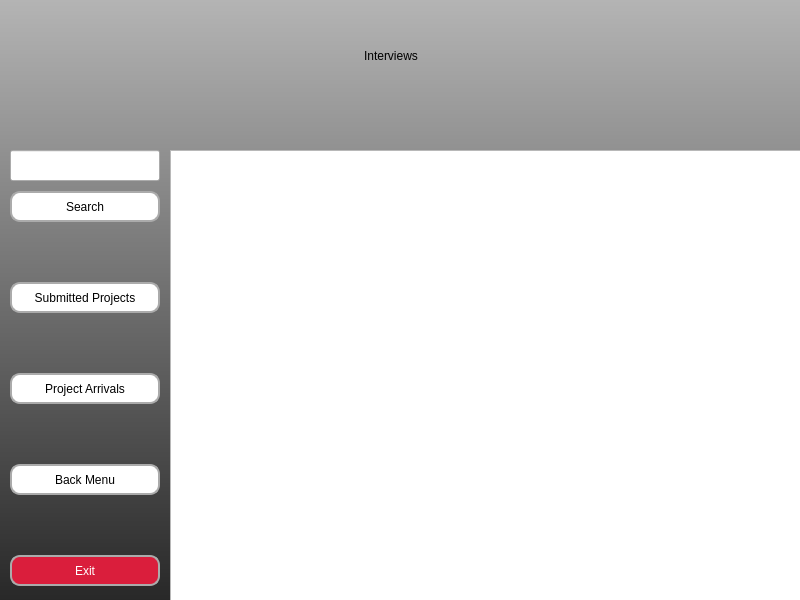
<?xml version="1.0" encoding="UTF-8"?>
<ui version="4.0">
 <class>MainWindow</class>
 <widget class="QMainWindow" name="MainWindow">
  <property name="geometry">
   <rect>
    <x>0</x>
    <y>0</y>
    <width>800</width>
    <height>600</height>
   </rect>
  </property>
  <property name="windowTitle">
   <string>MainWindow</string>
  </property>
  <widget class="QWidget" name="centralwidget">
   <widget class="QWidget" name="layoutWidget">
    <property name="geometry">
     <rect>
      <x>10</x>
      <y>10</y>
      <width>661</width>
      <height>92</height>
     </rect>
    </property>
    <layout class="QHBoxLayout" name="horizontalLayout">
     <item>
      <widget class="QLabel" name="label">
       <property name="maximumSize">
        <size>
         <width>350</width>
         <height>90</height>
        </size>
       </property>
       <property name="text">
        <string/>
       </property>
       <property name="pixmap">
        <pixmap>../images/logo_720.png</pixmap>
       </property>
       <property name="scaledContents">
        <bool>true</bool>
       </property>
      </widget>
     </item>
     <item>
      <spacer name="horizontalSpacer_2">
       <property name="sizeHint" stdset="0">
        <size>
         <width>40</width>
         <height>20</height>
        </size>
       </property>
      </spacer>
     </item>
     <item>
      <widget class="QLabel" name="label_2">
       <property name="styleSheet">
        <string notr="true">color:black;

font: italic 28pt &quot;Harlow Solid&quot;;</string>
       </property>
       <property name="text">
        <string>Interviews</string>
       </property>
      </widget>
     </item>
    </layout>
   </widget>
   <widget class="QLabel" name="label_bg">
    <property name="geometry">
     <rect>
      <x>0</x>
      <y>0</y>
      <width>800</width>
      <height>600</height>
     </rect>
    </property>
    <property name="sizePolicy">
     <sizepolicy hsizetype="Expanding" vsizetype="Expanding">
      <horstretch>0</horstretch>
      <verstretch>0</verstretch>
     </sizepolicy>
    </property>
    <property name="layoutDirection">
     <enum>Qt::LeftToRight</enum>
    </property>
    <property name="styleSheet">
     <string notr="true">background-color:qlineargradient(spread:pad, x1:0, y1:1, x2:0, y2:0, stop:0 rgba(40, 40, 40, 255), stop:1 rgba(180, 180, 180, 255))</string>
    </property>
    <property name="text">
     <string/>
    </property>
    <property name="scaledContents">
     <bool>false</bool>
    </property>
   </widget>
   <widget class="QTableWidget" name="tableWidget">
    <property name="geometry">
     <rect>
      <x>170</x>
      <y>150</y>
      <width>631</width>
      <height>451</height>
     </rect>
    </property>
    <property name="styleSheet">
     <string notr="true">table_style = &quot;&quot;&quot;
QTableWidget {
    background-color: #F4F6F8;
    alternate-background-color: #EEF3F8;
    gridline-color: #DADFE3;
    color: #2E2E2E;
    selection-background-color: #C9E4FF;
    selection-color: #000000;
    border: 1px solid #DADFE3;
    font-size: 14px;
}

QHeaderView::section {
    background-color: #E6E9EC;
    color: #333333;
    padding: 4px;
    border: 1px solid #DADFE3;
    font-weight: bold;
}

QTableCornerButton::section {
    background-color: #E6E9EC;
    border: 1px solid #DADFE3;
}
&quot;&quot;&quot;
</string>
    </property>
    <property name="alternatingRowColors">
     <bool>true</bool>
    </property>
    <property name="sortingEnabled">
     <bool>true</bool>
    </property>
    <attribute name="horizontalHeaderDefaultSectionSize">
     <number>210</number>
    </attribute>
    <attribute name="horizontalHeaderMinimumSectionSize">
     <number>33</number>
    </attribute>
    <attribute name="verticalHeaderDefaultSectionSize">
     <number>30</number>
    </attribute>
   </widget>
   <widget class="QWidget" name="layoutWidget_2">
    <property name="geometry">
     <rect>
      <x>10</x>
      <y>150</y>
      <width>154</width>
      <height>441</height>
     </rect>
    </property>
    <layout class="QVBoxLayout" name="verticalLayout_2">
     <property name="spacing">
      <number>60</number>
     </property>
     <item>
      <layout class="QVBoxLayout" name="verticalLayout">
       <property name="spacing">
        <number>10</number>
       </property>
       <item>
        <widget class="QLineEdit" name="lineEdit">
         <property name="minimumSize">
          <size>
           <width>141</width>
           <height>31</height>
          </size>
         </property>
         <property name="maximumSize">
          <size>
           <width>150</width>
           <height>31</height>
          </size>
         </property>
        </widget>
       </item>
       <item>
        <widget class="QPushButton" name="button_search">
         <property name="minimumSize">
          <size>
           <width>150</width>
           <height>31</height>
          </size>
         </property>
         <property name="maximumSize">
          <size>
           <width>150</width>
           <height>31</height>
          </size>
         </property>
         <property name="styleSheet">
          <string notr="true">
QPushButton{
color:rgb(0, 0, 0);
background-color: rgb(255, 255, 255);
border-radius: 10px;
border: 2px solid rgb(171, 171, 171);
}
QPushButton:hover {
    background-color:rgb(255, 226, 229);
}
QPushButton:pressed {
    background-color: rgb(218, 30, 60);
	color: rgb(255, 255, 255)
}</string>
         </property>
         <property name="text">
          <string>Search</string>
         </property>
        </widget>
       </item>
      </layout>
     </item>
     <item>
      <widget class="QPushButton" name="button_submitted">
       <property name="minimumSize">
        <size>
         <width>150</width>
         <height>31</height>
        </size>
       </property>
       <property name="maximumSize">
        <size>
         <width>150</width>
         <height>31</height>
        </size>
       </property>
       <property name="styleSheet">
        <string notr="true">
QPushButton{
color:rgb(0, 0, 0);
background-color: rgb(255, 255, 255);
border-radius: 10px;
border: 2px solid rgb(171, 171, 171);
}
QPushButton:hover {
    background-color:rgb(255, 226, 229);
}
QPushButton:pressed {
    background-color: rgb(218, 30, 60);
	color: rgb(255, 255, 255)
}</string>
       </property>
       <property name="text">
        <string>Submitted Projects</string>
       </property>
      </widget>
     </item>
     <item>
      <widget class="QPushButton" name="button_planned">
       <property name="minimumSize">
        <size>
         <width>141</width>
         <height>31</height>
        </size>
       </property>
       <property name="maximumSize">
        <size>
         <width>150</width>
         <height>31</height>
        </size>
       </property>
       <property name="styleSheet">
        <string notr="true">
QPushButton{
color:rgb(0, 0, 0);
background-color: rgb(255, 255, 255);
border-radius: 10px;
border: 2px solid rgb(171, 171, 171);
}
QPushButton:hover {
    background-color:rgb(255, 226, 229);
}
QPushButton:pressed {
    background-color: rgb(218, 30, 60);
	color: rgb(255, 255, 255)
}</string>
       </property>
       <property name="text">
        <string>Project Arrivals</string>
       </property>
      </widget>
     </item>
     <item>
      <widget class="QPushButton" name="button_back">
       <property name="minimumSize">
        <size>
         <width>141</width>
         <height>31</height>
        </size>
       </property>
       <property name="maximumSize">
        <size>
         <width>150</width>
         <height>31</height>
        </size>
       </property>
       <property name="styleSheet">
        <string notr="true">
QPushButton{
color:rgb(0, 0, 0);
background-color: rgb(255, 255, 255);
border-radius: 10px;
border: 2px solid rgb(171, 171, 171);
}
QPushButton:hover {
    background-color:rgb(255, 226, 229);
}
QPushButton:pressed {
    background-color: rgb(218, 30, 60);
	color: rgb(255, 255, 255)
}</string>
       </property>
       <property name="text">
        <string>Back Menu</string>
       </property>
      </widget>
     </item>
     <item>
      <widget class="QPushButton" name="button_exit">
       <property name="sizePolicy">
        <sizepolicy hsizetype="Fixed" vsizetype="Fixed">
         <horstretch>0</horstretch>
         <verstretch>0</verstretch>
        </sizepolicy>
       </property>
       <property name="minimumSize">
        <size>
         <width>141</width>
         <height>31</height>
        </size>
       </property>
       <property name="maximumSize">
        <size>
         <width>150</width>
         <height>31</height>
        </size>
       </property>
       <property name="styleSheet">
        <string notr="true">
QPushButton{
    background-color: rgb(218, 30, 60);
	color: rgb(255, 255, 255);
border-radius: 10px;
border: 2px solid rgb(171, 171, 171);

}
QPushButton:hover {
color:black;
    background-color:rgb(255, 226, 229);
}
QPushButton:pressed {
    color:rgb(0, 0, 0);
background-color: rgb(255, 255, 255);

}</string>
       </property>
       <property name="text">
        <string>Exit</string>
       </property>
      </widget>
     </item>
    </layout>
   </widget>
   <zorder>label_bg</zorder>
   <zorder>layoutWidget</zorder>
   <zorder>tableWidget</zorder>
   <zorder>layoutWidget_2</zorder>
  </widget>
 </widget>
 <resources/>
 <connections/>
</ui>
